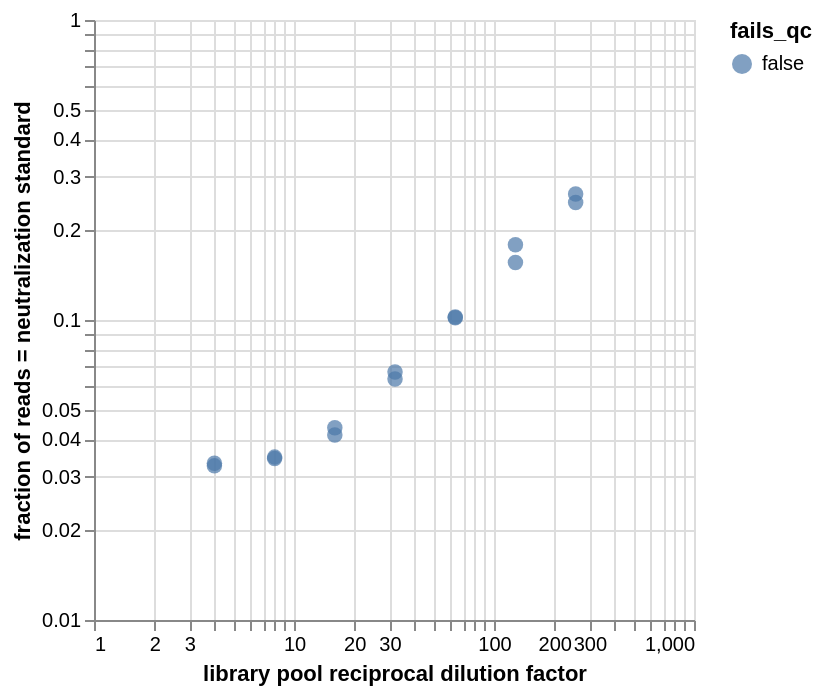

Here is the notebook cell this chart was saved with:
### Code cell
# Scatterplot of the same data as above, plotted by dilution factor
alt.Chart(neut_standard_fracs).mark_circle(size=60).encode(
    alt.X('dilution_factor:Q', 
          scale=alt.Scale(type='log'),
          title='library pool reciprocal dilution factor'),
    alt.Y('neut_standard_frac:Q', 
          scale=alt.Scale(type='log'),
          title='fraction of reads = neutralization standard'),
    color='fails_qc',
    tooltip=['well', 'dilution_factor', 'neut_standard_frac', 'total_count']
).interactive()

### Figure 1 — Vega-Lite specification as saved in the notebook (floating-point values rounded to 4 significant figures)
{"config": {"view": {"continuousWidth": 300, "continuousHeight": 300}}, "data": {"name": "data-c08fd8364569cd7c695351ddfeec7665"}, "mark": {"type": "circle", "size": 60}, "encoding": {"color": {"field": "fails_qc", "type": "nominal"}, "tooltip": [{"field": "well", "type": "nominal"}, {"field": "dilution_factor", "type": "quantitative"}, {"field": "neut_standard_frac", "type": "quantitative"}, {"field": "total_count", "type": "quantitative"}], "x": {"field": "dilution_factor", "scale": {"type": "log"}, "title": "library pool reciprocal dilution factor", "type": "quantitative"}, "y": {"field": "neut_standard_frac", "scale": {"type": "log"}, "title": "fraction of reads = neutralization standard", "type": "quantitative"}}, "params": [{"name": "param_1", "select": {"type": "interval", "encodings": ["x", "y"]}, "bind": "scales"}], "$schema": "https://vega.github.io/schema/vega-lite/v5.16.3.json", "datasets": {"data-c08fd8364569cd7c695351ddfeec7665": [{"well": "A3", "sample_well": "A3-none-4-1 (A3)", "dilution_factor": 4, "total_count": 8035676, "neut_standard_count": 262319, "neut_standard_frac": 0.03264, "fails_qc": false}, {"well": "A4", "sample_well": "A4-none-4-2 (A4)", "dilution_factor": 4, "total_count": 4293720, "neut_standard_count": 143100, "neut_standard_frac": 0.03333, "fails_qc": false}, {"well": "B3", "sample_well": "B3-none-8-1 (B3)", "dilution_factor": 8, "total_count": 4581216, "neut_standard_count": 159939, "neut_standard_frac": 0.03491, "fails_qc": false}, {"well": "B4", "sample_well": "B4-none-8-2 (B4)", "dilution_factor": 8, "total_count": 4496487, "neut_standard_count": 155174, "neut_standard_frac": 0.03451, "fails_qc": false}, {"well": "C3", "sample_well": "C3-none-16-1 (C3)", "dilution_factor": 16, "total_count": 4566769, "neut_standard_count": 188778, "neut_standard_frac": 0.04134, "fails_qc": false}, {"well": "C4", "sample_well": "C4-none-16-2 (C4)", "dilution_factor": 16, "total_count": 4147519, "neut_standard_count": 181282, "neut_standard_frac": 0.04371, "fails_qc": false}, {"well": "D3", "sample_well": "D3-none-32-1 (D3)", "dilution_factor": 32, "total_count": 5876649, "neut_standard_count": 373902, "neut_standard_frac": 0.06363, "fails_qc": false}, {"well": "D4", "sample_well": "D4-none-32-2 (D4)", "dilution_factor": 32, "total_count": 6725623, "neut_standard_count": 451088, "neut_standard_frac": 0.06707, "fails_qc": false}, {"well": "E3", "sample_well": "E3-none-64-1 (E3)", "dilution_factor": 64, "total_count": 1671160, "neut_standard_count": 171026, "neut_standard_frac": 0.1023, "fails_qc": false}, {"well": "E4", "sample_well": "E4-none-64-2 (E4)", "dilution_factor": 64, "total_count": 1649205, "neut_standard_count": 167759, "neut_standard_frac": 0.1017, "fails_qc": false}, {"well": "F3", "sample_well": "F3-none-128-1 (F3)", "dilution_factor": 128, "total_count": 775160, "neut_standard_count": 120440, "neut_standard_frac": 0.1554, "fails_qc": false}, {"well": "F4", "sample_well": "F4-none-128-2 (F4)", "dilution_factor": 128, "total_count": 1248270, "neut_standard_count": 222379, "neut_standard_frac": 0.1781, "fails_qc": false}, {"well": "G3", "sample_well": "G3-none-256-1 (G3)", "dilution_factor": 256, "total_count": 813497, "neut_standard_count": 200426, "neut_standard_frac": 0.2464, "fails_qc": false}, {"well": "G4", "sample_well": "G4-none-256-2 (G4)", "dilution_factor": 256, "total_count": 622961, "neut_standard_count": 163885, "neut_standard_frac": 0.2631, "fails_qc": false}]}}
